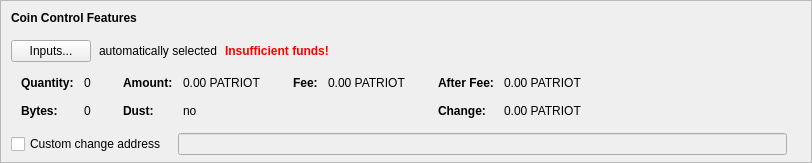
    <widget class="QFrame" name="frameCoinControl">
     <property name="sizePolicy">
      <sizepolicy hsizetype="Expanding" vsizetype="Expanding">
       <horstretch>0</horstretch>
       <verstretch>0</verstretch>
      </sizepolicy>
     </property>
     <property name="maximumSize">
      <size>
       <width>16777215</width>
       <height>16777215</height>
      </size>
     </property>
     <property name="frameShape">
      <enum>QFrame::StyledPanel</enum>
     </property>
     <property name="frameShadow">
      <enum>QFrame::Sunken</enum>
     </property>
     <layout class="QVBoxLayout" name="verticalLayoutCoinControl2">
      <property name="spacing">
       <number>0</number>
      </property>
      <property name="leftMargin">
       <number>0</number>
      </property>
      <property name="topMargin">
       <number>0</number>
      </property>
      <property name="rightMargin">
       <number>0</number>
      </property>
      <property name="bottomMargin">
       <number>6</number>
      </property>
      <item>
       <layout class="QVBoxLayout" name="verticalLayoutCoinControl" stretch="0,0,0,0,1">
        <property name="spacing">
         <number>0</number>
        </property>
        <property name="leftMargin">
         <number>10</number>
        </property>
        <property name="topMargin">
         <number>10</number>
        </property>
        <item>
         <layout class="QHBoxLayout" name="horizontalLayoutCoinControl1">
          <property name="bottomMargin">
           <number>15</number>
          </property>
          <item>
           <widget class="QLabel" name="labelCoinControlFeatures">
            <property name="sizePolicy">
             <sizepolicy hsizetype="Preferred" vsizetype="Maximum">
              <horstretch>0</horstretch>
              <verstretch>0</verstretch>
             </sizepolicy>
            </property>
            <property name="font">
             <font>
              <weight>75</weight>
              <bold>true</bold>
             </font>
            </property>
            <property name="styleSheet">
             <string notr="true">font-weight:bold;</string>
            </property>
            <property name="text">
             <string>Coin Control Features</string>
            </property>
           </widget>
          </item>
         </layout>
        </item>
        <item>
         <layout class="QHBoxLayout" name="horizontalLayoutCoinControl2" stretch="0,0,0,0">
          <property name="spacing">
           <number>8</number>
          </property>
          <property name="bottomMargin">
           <number>10</number>
          </property>
          <item>
           <widget class="QPushButton" name="pushButtonCoinControl">
            <property name="styleSheet">
             <string notr="true"/>
            </property>
            <property name="text">
             <string>Inputs...</string>
            </property>
            <property name="autoDefault">
             <bool>false</bool>
            </property>
           </widget>
          </item>
          <item>
           <widget class="QLabel" name="labelCoinControlAutomaticallySelected">
            <property name="text">
             <string>automatically selected</string>
            </property>
            <property name="margin">
             <number>5</number>
            </property>
           </widget>
          </item>
          <item>
           <widget class="QLabel" name="labelCoinControlInsuffFunds">
            <property name="font">
             <font>
              <weight>75</weight>
              <bold>true</bold>
             </font>
            </property>
            <property name="styleSheet">
             <string notr="true">color:red;font-weight:bold;</string>
            </property>
            <property name="text">
             <string>Insufficient funds!</string>
            </property>
            <property name="margin">
             <number>5</number>
            </property>
           </widget>
          </item>
          <item>
           <spacer name="horizontalSpacerCoinControl">
            <property name="orientation">
             <enum>Qt::Horizontal</enum>
            </property>
            <property name="sizeHint" stdset="0">
             <size>
              <width>40</width>
              <height>1</height>
             </size>
            </property>
           </spacer>
          </item>
         </layout>
        </item>
        <item>
         <widget class="QWidget" name="widgetCoinControl" native="true">
          <property name="sizePolicy">
           <sizepolicy hsizetype="Preferred" vsizetype="Preferred">
            <horstretch>0</horstretch>
            <verstretch>0</verstretch>
           </sizepolicy>
          </property>
          <property name="minimumSize">
           <size>
            <width>0</width>
            <height>0</height>
           </size>
          </property>
          <property name="styleSheet">
           <string notr="true"/>
          </property>
          <layout class="QHBoxLayout" name="horizontalLayoutCoinControl5">
           <property name="leftMargin">
            <number>0</number>
           </property>
           <property name="topMargin">
            <number>0</number>
           </property>
           <property name="rightMargin">
            <number>0</number>
           </property>
           <property name="bottomMargin">
            <number>0</number>
           </property>
           <item>
            <layout class="QHBoxLayout" name="horizontalLayoutCoinControl3" stretch="0,0,0,1">
             <property name="spacing">
              <number>20</number>
             </property>
             <property name="topMargin">
              <number>0</number>
             </property>
             <property name="bottomMargin">
              <number>10</number>
             </property>
             <item>
              <layout class="QFormLayout" name="formLayoutCoinControl1">
               <property name="horizontalSpacing">
                <number>10</number>
               </property>
               <property name="verticalSpacing">
                <number>14</number>
               </property>
               <property name="leftMargin">
                <number>10</number>
               </property>
               <property name="topMargin">
                <number>4</number>
               </property>
               <property name="rightMargin">
                <number>6</number>
               </property>
               <item row="0" column="0">
                <widget class="QLabel" name="labelCoinControlQuantityText">
                 <property name="font">
                  <font>
                   <weight>75</weight>
                   <bold>true</bold>
                  </font>
                 </property>
                 <property name="text">
                  <string>Quantity:</string>
                 </property>
                 <property name="margin">
                  <number>0</number>
                 </property>
                </widget>
               </item>
               <item row="0" column="1">
                <widget class="QLabel" name="labelCoinControlQuantity">
                 <property name="cursor">
                  <cursorShape>IBeamCursor</cursorShape>
                 </property>
                 <property name="contextMenuPolicy">
                  <enum>Qt::ActionsContextMenu</enum>
                 </property>
                 <property name="text">
                  <string notr="true">0</string>
                 </property>
                 <property name="margin">
                  <number>0</number>
                 </property>
                 <property name="textInteractionFlags">
                  <set>Qt::LinksAccessibleByMouse|Qt::TextSelectableByKeyboard|Qt::TextSelectableByMouse</set>
                 </property>
                </widget>
               </item>
               <item row="1" column="0">
                <widget class="QLabel" name="labelCoinControlBytesText">
                 <property name="font">
                  <font>
                   <weight>75</weight>
                   <bold>true</bold>
                  </font>
                 </property>
                 <property name="text">
                  <string>Bytes:</string>
                 </property>
                </widget>
               </item>
               <item row="1" column="1">
                <widget class="QLabel" name="labelCoinControlBytes">
                 <property name="cursor">
                  <cursorShape>IBeamCursor</cursorShape>
                 </property>
                 <property name="contextMenuPolicy">
                  <enum>Qt::ActionsContextMenu</enum>
                 </property>
                 <property name="text">
                  <string notr="true">0</string>
                 </property>
                 <property name="textInteractionFlags">
                  <set>Qt::LinksAccessibleByMouse|Qt::TextSelectableByKeyboard|Qt::TextSelectableByMouse</set>
                 </property>
                </widget>
               </item>
              </layout>
             </item>
             <item>
              <layout class="QFormLayout" name="formLayoutCoinControl2">
               <property name="horizontalSpacing">
                <number>10</number>
               </property>
               <property name="verticalSpacing">
                <number>14</number>
               </property>
               <property name="leftMargin">
                <number>6</number>
               </property>
               <property name="topMargin">
                <number>4</number>
               </property>
               <property name="rightMargin">
                <number>6</number>
               </property>
               <item row="0" column="0">
                <widget class="QLabel" name="labelCoinControlAmountText">
                 <property name="font">
                  <font>
                   <weight>75</weight>
                   <bold>true</bold>
                  </font>
                 </property>
                 <property name="text">
                  <string>Amount:</string>
                 </property>
                 <property name="margin">
                  <number>0</number>
                 </property>
                </widget>
               </item>
               <item row="0" column="1">
                <widget class="QLabel" name="labelCoinControlAmount">
                 <property name="cursor">
                  <cursorShape>IBeamCursor</cursorShape>
                 </property>
                 <property name="contextMenuPolicy">
                  <enum>Qt::ActionsContextMenu</enum>
                 </property>
                 <property name="text">
                  <string notr="true">0.00 PATRIOT</string>
                 </property>
                 <property name="textInteractionFlags">
                  <set>Qt::LinksAccessibleByMouse|Qt::TextSelectableByKeyboard|Qt::TextSelectableByMouse</set>
                 </property>
                </widget>
               </item>
               <item row="1" column="0">
                <widget class="QLabel" name="labelCoinControlLowOutputText">
                 <property name="font">
                  <font>
                   <weight>75</weight>
                   <bold>true</bold>
                  </font>
                 </property>
                 <property name="text">
                  <string>Dust:</string>
                 </property>
                </widget>
               </item>
               <item row="1" column="1">
                <widget class="QLabel" name="labelCoinControlLowOutput">
                 <property name="cursor">
                  <cursorShape>IBeamCursor</cursorShape>
                 </property>
                 <property name="contextMenuPolicy">
                  <enum>Qt::ActionsContextMenu</enum>
                 </property>
                 <property name="text">
                  <string notr="true">no</string>
                 </property>
                 <property name="textInteractionFlags">
                  <set>Qt::LinksAccessibleByMouse|Qt::TextSelectableByKeyboard|Qt::TextSelectableByMouse</set>
                 </property>
                </widget>
               </item>
              </layout>
             </item>
             <item>
              <layout class="QFormLayout" name="formLayoutCoinControl3">
               <property name="horizontalSpacing">
                <number>10</number>
               </property>
               <property name="verticalSpacing">
                <number>14</number>
               </property>
               <property name="leftMargin">
                <number>6</number>
               </property>
               <property name="topMargin">
                <number>4</number>
               </property>
               <property name="rightMargin">
                <number>6</number>
               </property>
               <item row="0" column="0">
                <widget class="QLabel" name="labelCoinControlFeeText">
                 <property name="font">
                  <font>
                   <weight>75</weight>
                   <bold>true</bold>
                  </font>
                 </property>
                 <property name="text">
                  <string>Fee:</string>
                 </property>
                 <property name="margin">
                  <number>0</number>
                 </property>
                </widget>
               </item>
               <item row="0" column="1">
                <widget class="QLabel" name="labelCoinControlFee">
                 <property name="cursor">
                  <cursorShape>IBeamCursor</cursorShape>
                 </property>
                 <property name="contextMenuPolicy">
                  <enum>Qt::ActionsContextMenu</enum>
                 </property>
                 <property name="text">
                  <string notr="true">0.00 PATRIOT</string>
                 </property>
                 <property name="textInteractionFlags">
                  <set>Qt::LinksAccessibleByMouse|Qt::TextSelectableByKeyboard|Qt::TextSelectableByMouse</set>
                 </property>
                </widget>
               </item>
              </layout>
             </item>
             <item>
              <layout class="QFormLayout" name="formLayoutCoinControl4">
               <property name="horizontalSpacing">
                <number>10</number>
               </property>
               <property name="verticalSpacing">
                <number>14</number>
               </property>
               <property name="leftMargin">
                <number>6</number>
               </property>
               <property name="topMargin">
                <number>4</number>
               </property>
               <property name="rightMargin">
                <number>6</number>
               </property>
               <item row="0" column="0">
                <widget class="QLabel" name="labelCoinControlAfterFeeText">
                 <property name="font">
                  <font>
                   <weight>75</weight>
                   <bold>true</bold>
                  </font>
                 </property>
                 <property name="text">
                  <string>After Fee:</string>
                 </property>
                 <property name="margin">
                  <number>0</number>
                 </property>
                </widget>
               </item>
               <item row="0" column="1">
                <widget class="QLabel" name="labelCoinControlAfterFee">
                 <property name="cursor">
                  <cursorShape>IBeamCursor</cursorShape>
                 </property>
                 <property name="contextMenuPolicy">
                  <enum>Qt::ActionsContextMenu</enum>
                 </property>
                 <property name="text">
                  <string notr="true">0.00 PATRIOT</string>
                 </property>
                 <property name="textInteractionFlags">
                  <set>Qt::LinksAccessibleByMouse|Qt::TextSelectableByKeyboard|Qt::TextSelectableByMouse</set>
                 </property>
                </widget>
               </item>
               <item row="1" column="0">
                <widget class="QLabel" name="labelCoinControlChangeText">
                 <property name="font">
                  <font>
                   <weight>75</weight>
                   <bold>true</bold>
                  </font>
                 </property>
                 <property name="text">
                  <string>Change:</string>
                 </property>
                </widget>
               </item>
               <item row="1" column="1">
                <widget class="QLabel" name="labelCoinControlChange">
                 <property name="cursor">
                  <cursorShape>IBeamCursor</cursorShape>
                 </property>
                 <property name="contextMenuPolicy">
                  <enum>Qt::ActionsContextMenu</enum>
                 </property>
                 <property name="text">
                  <string notr="true">0.00 PATRIOT</string>
                 </property>
                 <property name="textInteractionFlags">
                  <set>Qt::LinksAccessibleByMouse|Qt::TextSelectableByKeyboard|Qt::TextSelectableByMouse</set>
                 </property>
                </widget>
               </item>
              </layout>
             </item>
            </layout>
           </item>
          </layout>
         </widget>
        </item>
        <item>
         <layout class="QHBoxLayout" name="horizontalLayoutCoinControl4" stretch="0,0,0">
          <property name="spacing">
           <number>12</number>
          </property>
          <property name="sizeConstraint">
           <enum>QLayout::SetDefaultConstraint</enum>
          </property>
          <property name="topMargin">
           <number>5</number>
          </property>
          <property name="rightMargin">
           <number>5</number>
          </property>
          <item>
           <widget class="QCheckBox" name="checkBoxCoinControlChange">
            <property name="toolTip">
             <string>If this is activated, but the change address is empty or invalid, change will be sent to a newly generated address.</string>
            </property>
            <property name="text">
             <string>Custom change address</string>
            </property>
           </widget>
          </item>
          <item>
           <widget class="QValidatedLineEdit" name="lineEditCoinControlChange">
            <property name="enabled">
             <bool>false</bool>
            </property>
            <property name="sizePolicy">
             <sizepolicy hsizetype="Expanding" vsizetype="Fixed">
              <horstretch>0</horstretch>
              <verstretch>0</verstretch>
             </sizepolicy>
            </property>
           </widget>
          </item>
          <item>
           <widget class="QLabel" name="labelCoinControlChangeLabel">
            <property name="sizePolicy">
             <sizepolicy hsizetype="Preferred" vsizetype="Expanding">
              <horstretch>0</horstretch>
              <verstretch>0</verstretch>
             </sizepolicy>
            </property>
            <property name="minimumSize">
             <size>
              <width>0</width>
              <height>0</height>
             </size>
            </property>
            <property name="text">
             <string/>
            </property>
            <property name="margin">
             <number>3</number>
            </property>
           </widget>
          </item>
         </layout>
        </item>
        <item>
         <spacer name="verticalSpacerCoinControl">
          <property name="orientation">
           <enum>Qt::Vertical</enum>
          </property>
          <property name="sizeHint" stdset="0">
           <size>
            <width>800</width>
            <height>1</height>
           </size>
          </property>
         </spacer>
        </item>
       </layout>
      </item>
     </layout>
    </widget>
